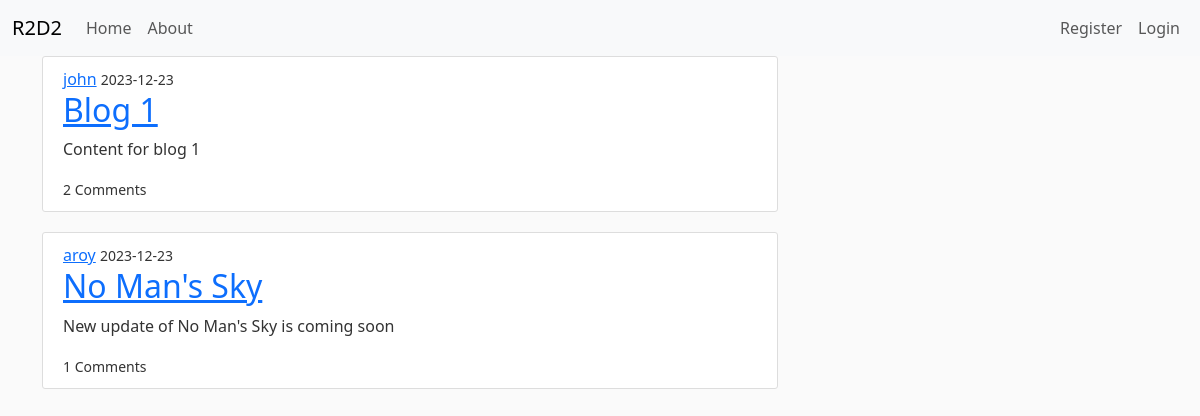
The page / on the database its author committed.
### app/models.py (models this page shows, shortened)
class Post(db.Model):
    id = db.Column(db.Integer, primary_key=True)
    title = db.Column(db.String(100), nullable=False)
    date_posted = db.Column(db.DateTime, nullable=False, default=datetime.utcnow)
    content = db.Column(db.Text, nullable=False)
    user_id = db.Column(db.Integer, db.ForeignKey('user.id'), nullable=False)
    likes = db.relationship('PostLike', backref='post', lazy='dynamic')
    comments = db.relationship('Comment', backref='post', lazy='dynamic')
    def total_comments(self):
        return self.comments.count()

class User(db.Model, UserMixin):
    id = db.Column(db.Integer, primary_key=True)
    username = db.Column(db.String(20), unique=True, nullable=False)
    email = db.Column(db.String(120), unique=True, nullable=False)
    image_file = db.Column(db.String(20), nullable=False, default='default.jpg')
    password = db.Column(db.String(60), nullable=False)
    posts = db.relationship('Post', backref='author', lazy=True)
    liked = db.relationship(
        'PostLike',
        foreign_keys='PostLike.user_id',
        backref='user', lazy='dynamic')
    commented = db.relationship('Comment', backref='user',
                               foreign_keys='Comment.user_id',
                               lazy='dynamic')

### app/routes.py (the view)
@app.route("/")
def home():
    posts = Post.query.all()
    return render_template('home.html', posts=posts)

### app/templates/home.html (shortened to what this page needs)
{% extends "layout.html" %}
{% block content %}
    {% for post in posts %}
    <article class="media content-section">
    <div class="media-body">
        <a href="#">{{ post.author.username }}</a>
        <small>{{ post.date_posted.strftime('%Y-%m-%d') }}</small>
        <h2><a href="{{ url_for('post', post_id=post.id) }}">{{ post.title }}</a></h2>
        <p>{{ post.content }}</p>
    </div>
    <small class="ml-2">{{ post.total_comments() }} Comments</small>
    </article>
    {% endfor %}
{% endblock content %}

### app/static/main.css (style rules this page uses)
body { background: #fafafa; color: #333333; }
h1, h2, h3, h4, h5, h6 { color: #444444; }
.content-section { background: #ffffff; padding: 10px 20px; border: 1px solid #dddddd; border-radius: 3px; margin-bottom: 20px; }

### rows shown on the page
Post: author.username "john", date_posted "2023-12-23", title "Blog 1", content "Content for blog 1", total_comments "2"
Post: author.username "aroy", date_posted "2023-12-23", title "No Man's Sky", content "New update of No Man's Sky is coming soon", total_comments "1"
